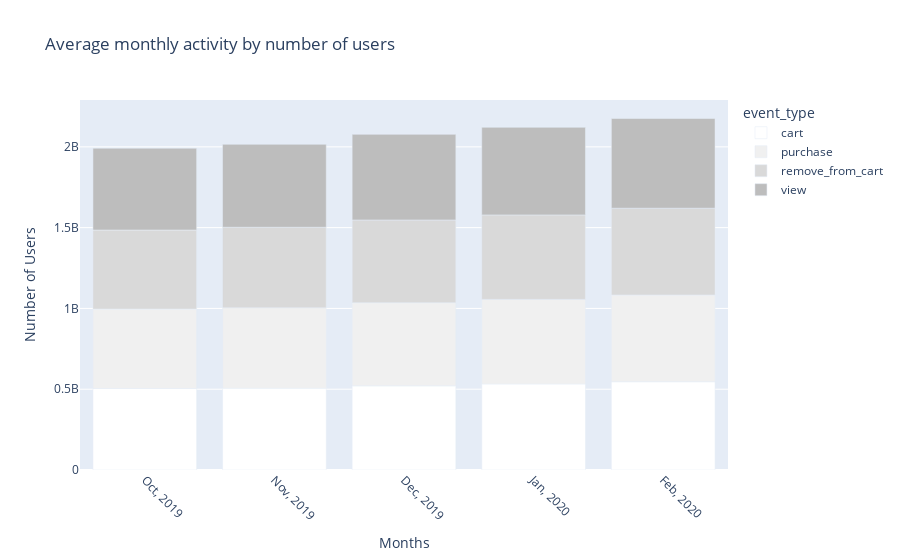

Notebook code cell kept with this figure:
### Code cell
fig = px.bar(month_evnt_type['user_id'].unstack(),
      title="Average monthly activity by number of users",
             labels={"event_time": "Months",
              "value": "Number of Users"},
      color_discrete_sequence=px.colors.sequential.Greys)
fig = fig.update_xaxes(type='category', categoryarray= ['10','11','12','1','2']);


fig = fig.update_xaxes(tickangle=45,
                 tickmode = 'array',
                 tickvals = ['10', '11', '12', '1', '2'],
                 ticktext= ['Oct, 2019', 'Nov, 2019', 'Dec, 2019', 'Jan, 2020', 'Feb, 2020'])
fig.show()

### Figure 1 — Plotly figure (JSON) as saved in the notebook; plotly's stock layout.template omitted (floating-point values rounded to 4 significant figures)
{"data": [{"alignmentgroup": "True", "hovertemplate": "event_type=cart<br>Months=%{x}<br>Number of Users=%{y}<extra></extra>", "legendgroup": "cart", "marker": {"color": "rgb(255,255,255)"}, "name": "cart", "offsetgroup": "cart", "orientation": "v", "showlegend": true, "textposition": "auto", "type": "bar", "x": [1, 2, 10, 11, 12], "xaxis": "x", "y": [532000000.0, 546200000.0, 504400000.0, 506000000.0, 520900000.0], "yaxis": "y"}, {"alignmentgroup": "True", "hovertemplate": "event_type=purchase<br>Months=%{x}<br>Number of Users=%{y}<extra></extra>", "legendgroup": "purchase", "marker": {"color": "rgb(240,240,240)"}, "name": "purchase", "offsetgroup": "purchase", "orientation": "v", "showlegend": true, "textposition": "auto", "type": "bar", "x": [1, 2, 10, 11, 12], "xaxis": "x", "y": [524000000.0, 536900000.0, 491600000.0, 497900000.0, 514400000.0], "yaxis": "y"}, {"alignmentgroup": "True", "hovertemplate": "event_type=remove_from_cart<br>Months=%{x}<br>Number of Users=%{y}<extra></extra>", "legendgroup": "remove_from_cart", "marker": {"color": "rgb(217,217,217)"}, "name": "remove_from_cart", "offsetgroup": "remove_from_cart", "orientation": "v", "showlegend": true, "textposition": "auto", "type": "bar", "x": [1, 2, 10, 11, 12], "xaxis": "x", "y": [522800000.0, 537200000.0, 489100000.0, 498400000.0, 512100000.0], "yaxis": "y"}, {"alignmentgroup": "True", "hovertemplate": "event_type=view<br>Months=%{x}<br>Number of Users=%{y}<extra></extra>", "legendgroup": "view", "marker": {"color": "rgb(189,189,189)"}, "name": "view", "offsetgroup": "view", "orientation": "v", "showlegend": true, "textposition": "auto", "type": "bar", "x": [1, 2, 10, 11, 12], "xaxis": "x", "y": [542000000.0, 555100000.0, 506100000.0, 513200000.0, 529900000.0], "yaxis": "y"}], "layout": {"barmode": "relative", "legend": {"title": {"text": "event_type"}, "tracegroupgap": 0}, "title": {"text": "Average monthly activity by number of users"}, "xaxis": {"anchor": "y", "categoryarray": ["10", "11", "12", "1", "2"], "domain": [0, 1], "tickangle": 45, "tickmode": "array", "ticktext": ["Oct, 2019", "Nov, 2019", "Dec, 2019", "Jan, 2020", "Feb, 2020"], "tickvals": ["10", "11", "12", "1", "2"], "title": {"text": "Months"}, "type": "category"}, "yaxis": {"anchor": "x", "domain": [0, 1], "title": {"text": "Number of Users"}}}}
